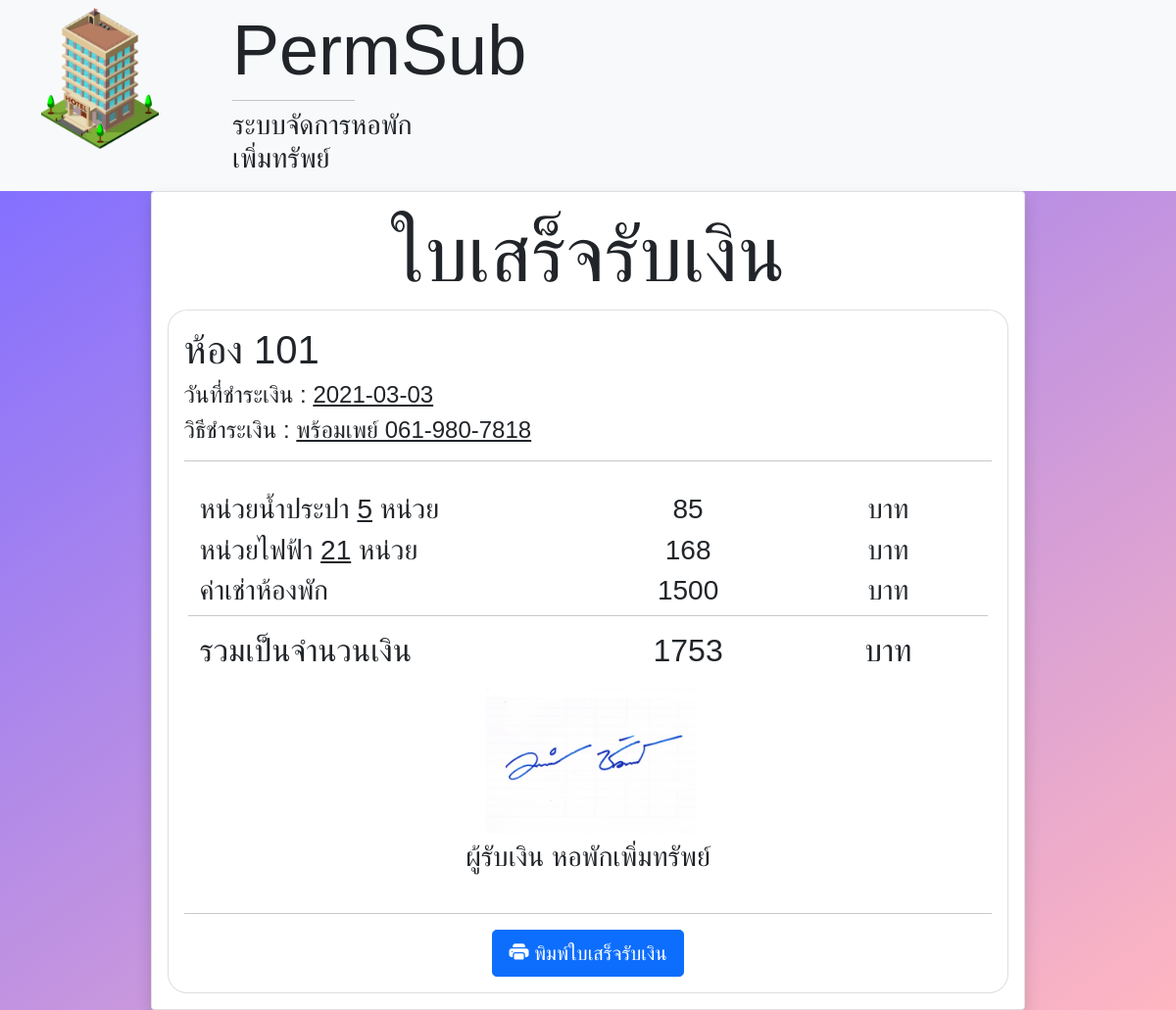
The app's page /sa/create_bill.php?id=1 (signed in) with its own data.
### tables this page shows
CREATE TABLE `invoices` (
  `invoice_id` int(3) NOT NULL,
  `room_id` int(3) NOT NULL,
  `water_unit` float NOT NULL,
  `electric_unit` float NOT NULL,
  `rent` float NOT NULL,
  `total` float NOT NULL,
  `invoice_time` date NOT NULL DEFAULT current_timestamp(),
  `status_pay` enum('paid','not-paid') NOT NULL DEFAULT 'not-paid'
);

CREATE TABLE `receipts` (
  `receipt_id` int(3) NOT NULL,
  `room_id` int(3) NOT NULL,
  `invoice_id` int(3) NOT NULL,
  `total_received` int(11) NOT NULL,
  `receipt_time` date DEFAULT current_timestamp(),
  `bill_image` text DEFAULT NULL,
  `method` text NOT NULL
);

### sa/functions/functions.php (called while the page is built, shortened)
<?php
    class DB_con {
        function __construct() {
            $conn = mysqli_connect(DB_SERVER, DB_USER, DB_PASS, DB_NAME);
            $this->dbcon = $conn;
        }
        public function getBillReceipts($id) {
            $result = mysqli_query($this->dbcon,
            "SELECT *
            FROM receipts
            WHERE invoice_id = '$id';"
            );
            return $result ;
        }
        public function getBillInvoices($id) {
            $result = mysqli_query($this->dbcon,
            "SELECT *
            FROM invoices
            WHERE invoice_id = '$id';"
            );
            return $result ;
        }
    }
?>

### sa/create_bill.php (the view, shortened to what this page needs)
<?php
    if ($_SESSION['user_id'] == "") {
        header("location: login.php");
    } else {
        include_once('functions/functions.php');
        $userdata = new DB_con();
        $result_invoices = $userdata->getBillInvoices($_GET['id']);
        $row_invoices =  mysqli_fetch_assoc($result_invoices);
        $result_receipts = $userdata->getBillReceipts($_GET['id']);
        $row_receipts =  mysqli_fetch_assoc($result_receipts);
?>
<!DOCTYPE html>
<html lang="en">
<head>
    <link rel="stylesheet" href="https://stackpath.bootstrapcdn.com/bootstrap/5.0.0-alpha1/css/bootstrap.min.css"
>
    <link rel="stylesheet" href="style.css" type="text/css">
    <link rel="stylesheet" href="https://cdn.jsdelivr.net/npm/bootstrap-icons@1.4.0/font/bootstrap-icons.css">
</head>
<body class="font-set">
    <nav class="navbar navbar-expand-lg navbar-light bg-light">
        <div class="container">
            <div class="row">
                <div class="col-5 text-right">
                    <img class="mb-2" src="img/logo.png" style="width:120px;">
                </div>
                <div class="col-7">
                    <h1 class="display-2">PermSub</h1>
                    <hr class="mt-0 mb-2" style="width:50%;">
                    <h3>ระบบจัดการหอพักเพิ่มทรัพย์</h3>
                </div>
            </div>
        </div>
    </nav>
    <div style="background-image: linear-gradient(to bottom right , #8470FF, #FFB6C1);background-repeat: no-repeat;">
        <div class="container">
            <div class="card shadow" style="margin:auto;;width:80%;">
                <div class="card-body">
                    <h2 class="text-center display-1">ใบเสร็จรับเงิน</h2>
                    <div class="card" style="border-radius: 20px;">
                        <div class="card-body">
                            <div class="text-right">
                                <h1>ห้อง <?php echo $row_invoices["room_id"]; ?></h1>
                            </div>
                            <div class="text-left">
                                <h4>วันที่ชำระเงิน : <u><?php echo $row_receipts["receipt_time"]; ?></u></h4>
                                <h4>วิธีชำระเงิน : <u><?php echo $row_receipts["method"]; ?></u></h4>
                            </div>
                            <hr>
                            <div class="card-body">
                                <div class="row">
                                    <div class="col">
                                        <h3>หน่วยน้ำประปา <u><?php echo $row_invoices["water_unit"]; ?></u> หน่วย</h3>
                                        <h3>หน่วยไฟฟ้า <u><?php echo $row_invoices["electric_unit"]; ?></u> หน่วย</h3>
                                        <h3>ค่าเช่าห้องพัก</h3>
                                    </div>
                                    <div class="col">
                                        <div class="row text-center">
                                            <div class="col">
                                                <h3><?php echo ($row_invoices["water_unit"]*17) ?> </h3>
                                                <h3><?php echo ($row_invoices["electric_unit"]*8) ?> </h3>
                                                <h3><?php echo $row_invoices["rent"]; ?></h3>
                                            </div>
                                            <div class="col">
                                                <h3>บาท</h3>
                                                <h3>บาท</h3>
                                                <h3>บาท</h3>
                                            </div>
                                        </div>
                                    </div>
                                    <hr>
                                </div>
                                <div class="row">
                                    <div class="col">
                                        <h2>รวมเป็นจำนวนเงิน</h2>
                                    </div>
                                    <div class="col">
                                        <div class="row text-center">
                                            <div class="col">
                                                <h2><?php echo $row_receipts["total_received"]; ?></h2>
                                            </div>
                                            <div class="col">
                                                <h2>บาท</h2>
                                            </div>
                                        </div>
                                    </div>
                                </div>
                                <div class="text-center">
                                    <img src="img/name-bill.jpg" style="width:250px;">
                                    <h3>ผู้รับเงิน หอพักเพิ่มทรัพย์</h3>
                                </div>
                            </div>
                            <hr>
                            <div style="margin:auto;text-align:center;">
                                <button class="btn btn-lg btn-primary" onClick="window.print()"><i
                                        class="bi bi-printer-fill"></i> พิมพ์ใบเสร็จรับเงิน</button>
                            </div>
                        </div>
                    </div>
                </div>
            </div>
        </div>
    </div>
</body>
</html>
<?php
}
?>

### sa/style.css (style rules this page uses)
* { margin: 0; padding: 0; }
.font-set { font-size: medium; font-family: 'Mitr', sans-serif; }

### records on screen
invoices: room "101", water_unit "5", electric_unit "21", $row_invoices['water_unit']*17 "85", $row_invoices['electric_unit']*8 "168", rent "1500"
receipts: receipt_time "2021-03-03", method "พร้อมเพย์ 061-980-7818", total_received "1753"
